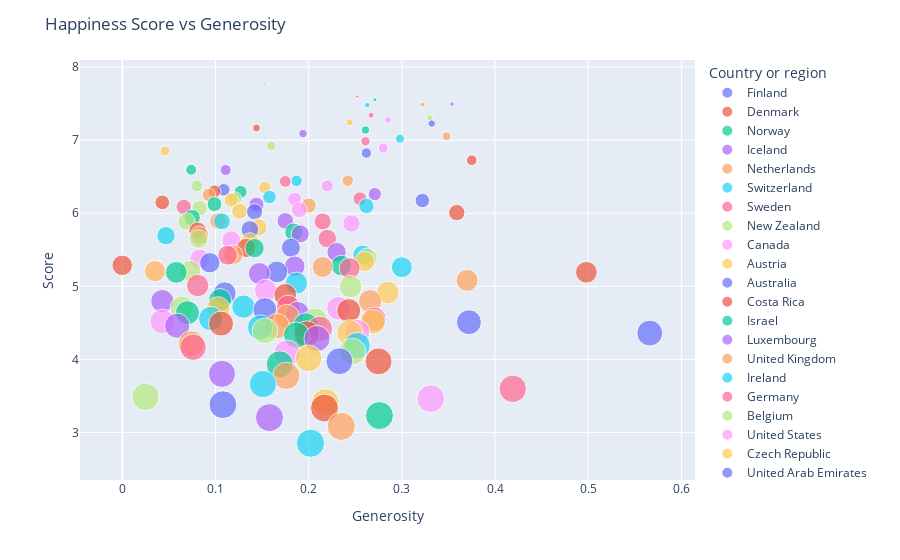

Here is the notebook cell this chart was saved with:
### Markdown cell above
### 3.8 Scatter plot for Happiness Score vs Generosity

### Code cell
fig = px.scatter(a_2019, x="Generosity", y="Score",
           animation_group="Overall rank",
           size="Overall rank", color="Country or region", hover_name="Country or region",
          trendline= "ols")

fig.update_layout(
    title_text='Happiness Score vs Generosity'
)
fig.show()
